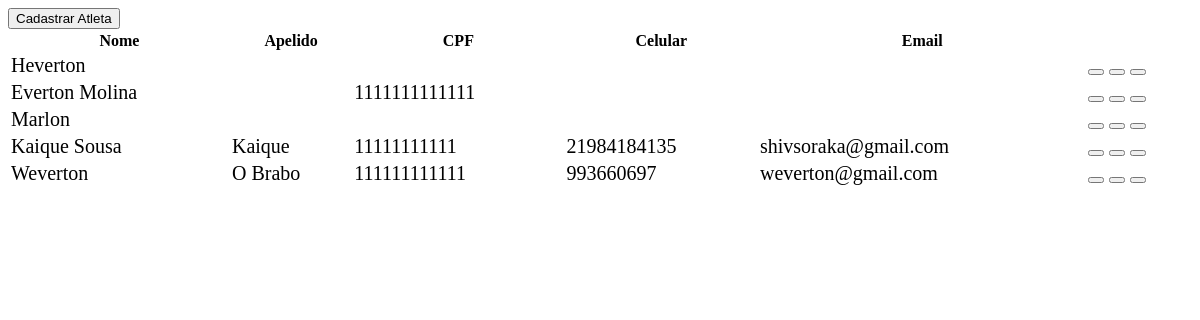
Before: /financeiro/painel-adm/alunos/listar.php with the older database file.
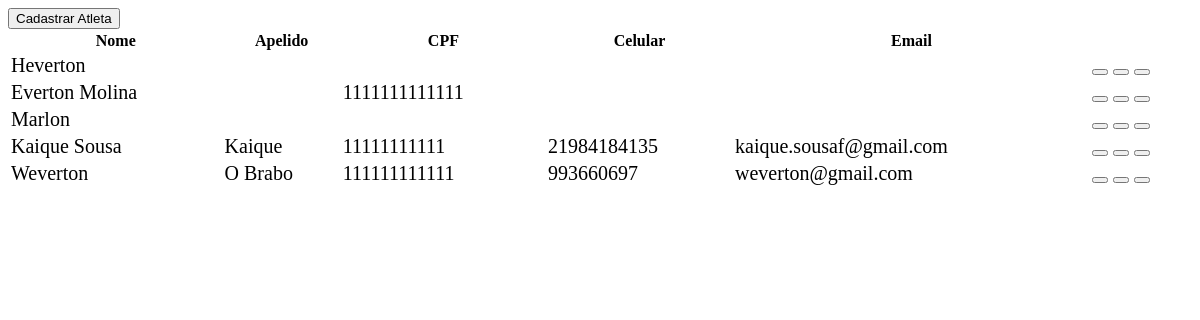
After: the same page with the newer database file.
### tables this page shows
CREATE TABLE `pessoas` (
  `id` int(11) NOT NULL AUTO_INCREMENT,
  `nome` varchar(255) NOT NULL,
  `nomeFantasia` varchar(255) DEFAULT NULL,
  `cpf` varchar(255) DEFAULT NULL,
  `cnpj` varchar(255) DEFAULT NULL,
  `logradouro` varchar(255) DEFAULT NULL,
  `bairro` varchar(255) DEFAULT NULL,
  `cidade` varchar(255) DEFAULT NULL,
  `uf` char(2) NOT NULL DEFAULT 'RJ',
  `complemento` varchar(255) DEFAULT NULL,
  `numero` varchar(255) DEFAULT NULL,
  `cep` varchar(255) DEFAULT NULL,
  `registroGeral` varchar(255) DEFAULT NULL,
  `celularPessoal` varchar(255) DEFAULT NULL,
  `celularComercial` varchar(255) DEFAULT NULL,
  `emailPessoal` varchar(255) DEFAULT NULL,
  `emailComercial` varchar(255) DEFAULT NULL,
  `contato` varchar(255) DEFAULT NULL,
  `observacao` varchar(255) DEFAULT NULL,
  `dataNascimento` date DEFAULT NULL,
  `aluno` tinyint(1) NOT NULL DEFAULT '0',
  `patrocinador` tinyint(1) NOT NULL DEFAULT '0',
  `ativo` char(1) NOT NULL,
  `dataCadastro` timestamp NOT NULL DEFAULT CURRENT_TIMESTAMP,
  PRIMARY KEY (`id`)
);

### financeiro/painel-adm/alunos/campos.php (called while the page is built, shortened)
<?php
$tabela = 'pessoas';
$campo1 = 'Nome';
$campo3 = 'CPF';
 ?>

### financeiro/painel-adm/alunos/listar.php (the view, shortened to what this page needs)
<?php
require_once("../../conexao.php");
require_once("campos.php");
?>
<!DOCTYPE html>
<html lang="pt-BR">
<head>
</head>
<body>
	<table id="example" class="display nowrap" style="width:100%">
		<thead>
			<tr>
				<th><?php echo $campo1 ?></th>
				<th>Apelido</th>
				<th><?php echo $campo3 ?></th>
				<th>Celular</th>
				<th>Email</th>
				<th></th>
			</tr>
		</thead>
		<div class="col-md-12 my-3 text-center">
		<button href="#" onclick="inserir()" type="button" class="btn btn-warning btn-lg btn-block">Cadastrar Atleta</button>
		</div>
		<tbody style="font-size:20px">
			<?php
			$query = $pdo->query("SELECT * FROM $tabela WHERE aluno = 1 ORDER BY id DESC ");
			$res = $query->fetchAll(PDO::FETCH_ASSOC);
			for ($i = 0; $i < @count($res); $i++) {
				$id = $res[$i]['id'];
				$cp1 = $res[$i]['nome'];
				$cp2 = $res[$i]['nomeFantasia'];
				$cp3 = $res[$i]['cpf'];
				$cp5 = $res[$i]['logradouro'];
				$cp6 = $res[$i]['bairro'];
				$cp7 = $res[$i]['cidade'];
				$cp8 = $res[$i]['uf'];
				$cp9 = $res[$i]['complemento'];
				$cp10 = $res[$i]['numero'];
				$cp11 = $res[$i]['cep'];
				$cp13 = $res[$i]['celularPessoal'];
				$cp15 = $res[$i]['emailPessoal'];
				$cp17 = $res[$i]['contato'];
				$cp18 = $res[$i]['observacao'];
				$cp19 = $res[$i]['dataNascimento'];
				$cp20 = $res[$i]['ativo'];
				if ($cp20 == 'S') {
					$corBotao = 'btn btn-success';
					$ativo = 'Desativar Aluno';
					$ativar = 'N';
					$inativa = 'text-strong';
				} else {
					$corBotao = 'btn btn-danger';
					$ativo = 'Ativar Aluno';
					$ativar = 'S';
					$inativa = 'text-danger';
				}
			?>
				<tr class="<?php echo $inativa ?>">
					<td><?php echo $cp1 ?></td>
					<td><?php echo $cp2 ?></td>
					<td><?php echo $cp3 ?></td>
					<td><?php echo $cp13 ?></td>
					<td><?php echo $cp15 ?></td>
					<td>
						<div class="btn-group">
							<button type="button" class="btn btn-primary" href="#" onclick="editar('<?php echo $id ?>', '<?php echo $cp1 ?>', '<?php echo $cp2 ?>', '<?php echo $cp3 ?>', '<?php echo $cp5 ?>', '<?php echo $cp6 ?>', '<?php echo $cp7 ?>', '<?php echo $cp8 ?>', '<?php echo $cp9 ?>', '<?php echo $cp10 ?>', '<?php echo $cp11 ?>', '<?php echo $cp13 ?>', '<?php echo $cp15 ?>', '<?php echo $cp17 ?>', '<?php echo $cp18 ?>', '<?php echo $cp19 ?>', '<?php echo $cp20 ?>')" title="Editar Registro">
							</button>
							<button type="button" class="<?php echo $corBotao ?>" href="#" onclick="mudarStatus('<?php echo $id ?>', '<?php echo $ativar ?>')" title="<?php echo $ativo ?>">
							</button>
							<button type="button" class="btn btn-warning" href="#" onclick="mostrarDados('<?php echo $cp1 ?>', '<?php echo $cp2 ?>', '<?php echo $cp3 ?>', '<?php echo $cp5 ?>', '<?php echo $cp6 ?>', '<?php echo $cp7 ?>', '<?php echo $cp8 ?>', '<?php echo $cp9 ?>', '<?php echo $cp10 ?>', '<?php echo $cp11 ?>', '<?php echo $cp13 ?>', '<?php echo $cp15 ?>', '<?php echo $cp17 ?>', '<?php echo $cp18 ?>', '<?php echo $cp19 ?>', '<?php echo $cp20 ?>')" title="Ver Dados do Aluno">
							</button>
						</div>
					</td>
				</tr>
			<?php
			}
			?>
		</tbody>
	</table>
</body>
</html>

Changed rows visible on the page:
changed pessoas "Kaique Sousa": emailPessoal "shivsoraka@gmail.com" → "kaique.sousaf@gmail.com"
